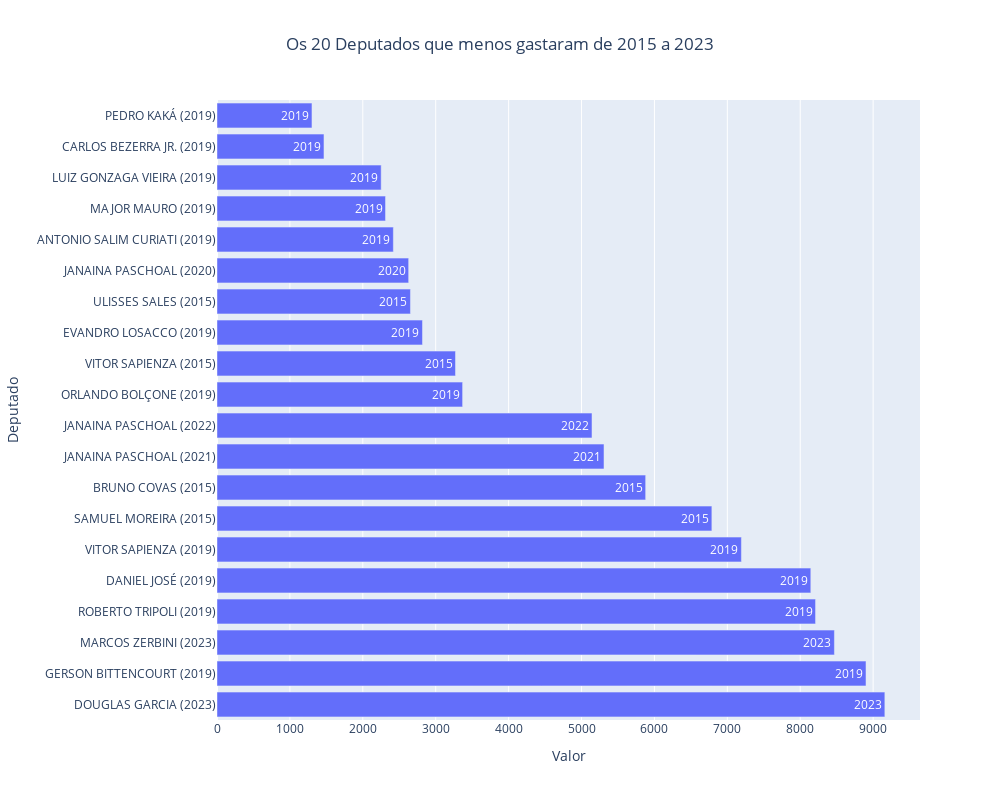

This figure's notebook cell:
### Code cell
# Criar o gráfico
fig = px.bar(deputadosMenorCusto.sort_values(by='Valor', ascending=False),
             x='Valor',
             y='Deputado',
             orientation='h',
             text='Ano',
             template='plotly',
             width=1000, height=800,
             title="Os 20 Deputados que menos gastaram de 2015 a 2023"
            )
# Centralizar o título
fig.update_layout(title_x=0.5)

# Apresentar o gráfico
fig.show()

### Figure 1 — Plotly figure (JSON) as saved in the notebook; plotly's stock layout.template omitted (floating-point values rounded to 4 significant figures)
{"data": [{"alignmentgroup": "True", "hovertemplate": "Valor=%{x}<br>Deputado=%{y}<br>Ano=%{text}<extra></extra>", "legendgroup": "", "marker": {"color": "#636efa", "pattern": {"shape": ""}}, "name": "", "offsetgroup": "", "orientation": "h", "showlegend": false, "text": [2023, 2019, 2023, 2019, 2019, 2019, 2015, 2015, 2021, 2022, 2019, 2015, 2019, 2015, 2020, 2019, 2019, 2019, 2019, 2019], "textposition": "auto", "type": "bar", "x": [9161.0, 8902.0, 8469.0, 8210.0, 8145.0, 7193.0, 6788.0, 5880.0, 5308.0, 5144.0, 3369.0, 3271.0, 2818.0, 2654.0, 2629.0, 2419.0, 2312.0, 2252.0, 1467.0, 1303.0], "xaxis": "x", "y": ["DOUGLAS GARCIA (2023)", "GERSON BITTENCOURT (2019)", "MARCOS ZERBINI (2023)", "ROBERTO TRIPOLI (2019)", "DANIEL JOSÉ (2019)", "VITOR SAPIENZA (2019)", "SAMUEL MOREIRA (2015)", "BRUNO COVAS (2015)", "JANAINA PASCHOAL (2021)", "JANAINA PASCHOAL (2022)", "ORLANDO BOLÇONE (2019)", "VITOR SAPIENZA (2015)", "EVANDRO LOSACCO (2019)", "ULISSES SALES (2015)", "JANAINA PASCHOAL (2020)", "ANTONIO SALIM CURIATI (2019)", "MAJOR MAURO (2019)", "LUIZ GONZAGA VIEIRA (2019)", "CARLOS BEZERRA JR. (2019)", "PEDRO KAKÁ (2019)"], "yaxis": "y"}], "layout": {"barmode": "relative", "height": 800, "legend": {"tracegroupgap": 0}, "title": {"text": "Os 20 Deputados que menos gastaram de 2015 a 2023", "x": 0.5}, "width": 1000, "xaxis": {"anchor": "y", "domain": [0, 1], "title": {"text": "Valor"}}, "yaxis": {"anchor": "x", "domain": [0, 1], "title": {"text": "Deputado"}}}}
